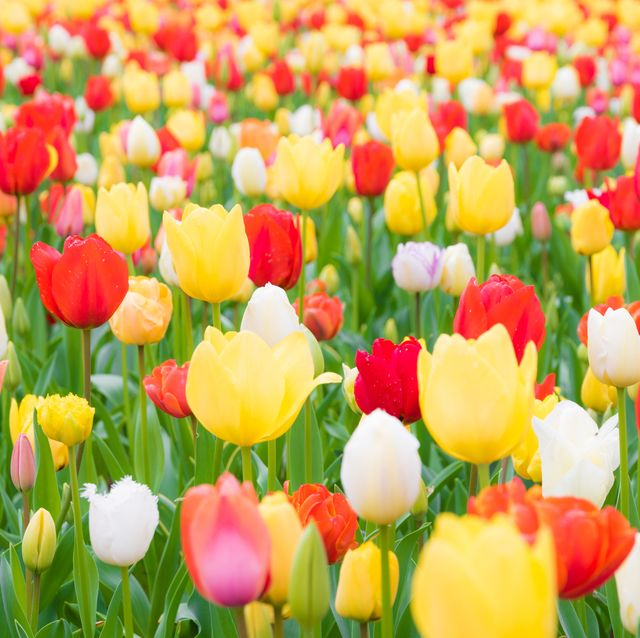
#> input picture imgs/tulips.jpg, 640 x 638 px, found by its file name
$ jupyter execute Color_OpenCV.ipynb
#> lines starting #> are read from the running program, lines starting #| are printed output that depends on the picture; after the words box and inside, x2 and y2 are one past the last pixel; in counts of white or black regions, pixels touching at a corner belong together
# Color Image

[cell 1]
import cv2
import numpy as np
import matplotlib.pyplot as plt

[cell 2]
cimg = plt.imread(r'/Users/angelito/Documents/python_projects/Learn/Learning_OpenCV/imgs/tulips.jpg')
#> cimg is the input picture: shape (638, 640, 3); mean R, G, B 197.5, 161.1, 87.5

[cell 3]
plt.imshow(cimg)

[cell 4]
cimg.shape
#> Out = (638, 640, 3)

[cell 5]
type(cimg)

[cell 6]
cimg.dtype

# OpenCV reads as BGR

[cell 7]
cimg = cv2.imread(r'/Users/angelito/Documents/python_projects/Learn/Learning_OpenCV/imgs/tulips.jpg')
cimg = cimg[:,:,::-1]
R = cimg[:,:,0]
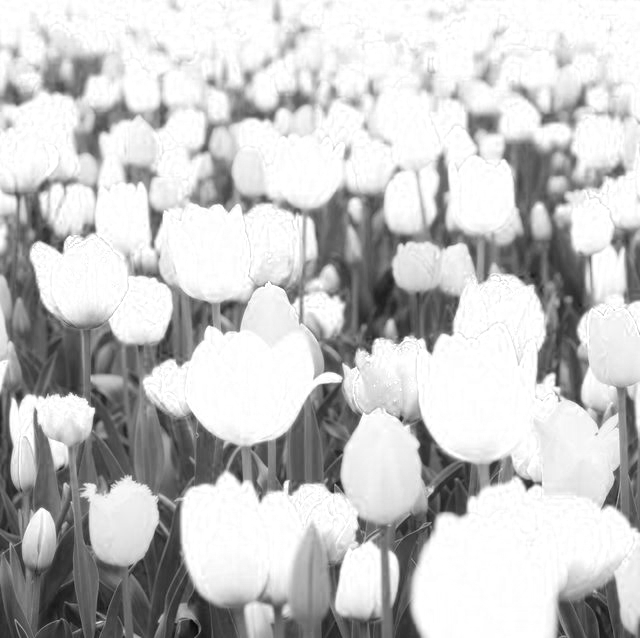
#> R: shape (638, 640); min 6, max 255, mean 197.5
G = cimg[:,:,1]
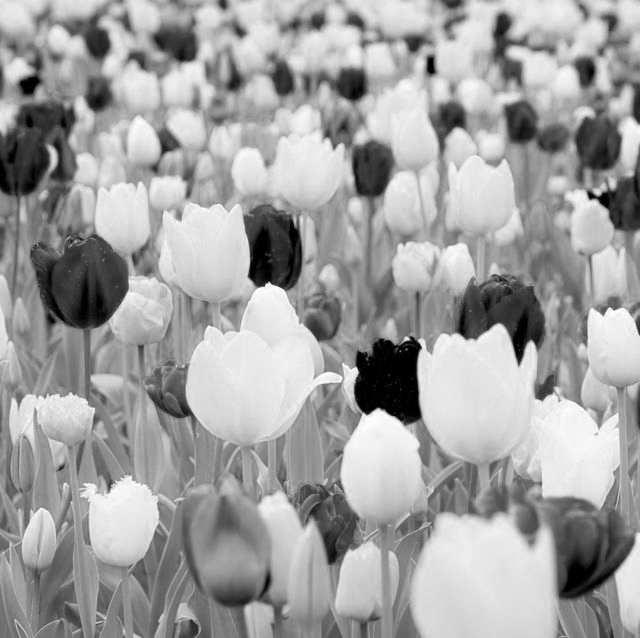
#> G: shape (638, 640); min 0, max 255, mean 161.1
B = cimg[:,:,2]
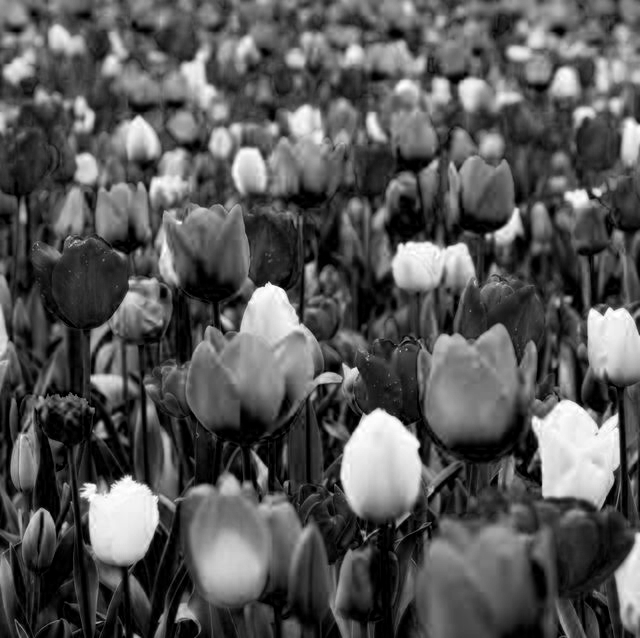
#> B: shape (638, 640); min 0, max 255, mean 87.5

[cell 8]
plt.figure(1)

plt.subplot(231)
plt.imshow(cimg)
plt.xticks([])
plt.yticks([])

plt.subplot(232)
plt.imshow(cimg)
plt.xticks([])
plt.yticks([])

plt.subplot(233)
plt.imshow(cimg)
plt.xticks([])
plt.yticks([])

plt.subplot(234)
plt.imshow(R,cmap='gray')
plt.xticks([])
plt.yticks([])
plt.title('Red')

plt.subplot(235)
plt.imshow(G,cmap='gray')
plt.xticks([])
plt.yticks([])
plt.title('Green')

plt.subplot(236)
plt.imshow(B,cmap='gray')
plt.xticks([])
plt.yticks([])
plt.title('Blue')

plt.show

[cell 9]
R[100:400,100:400] = 100
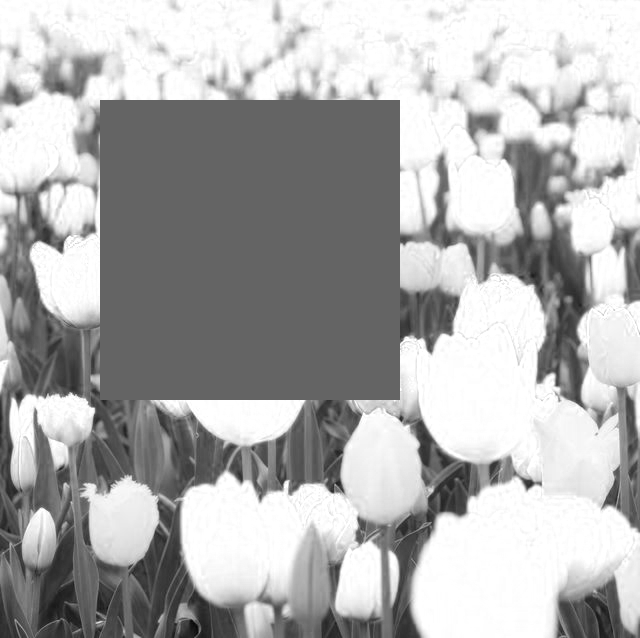
#> R: shape (638, 640); min 6, max 255, mean 174
G[100:400,100:400] = 50
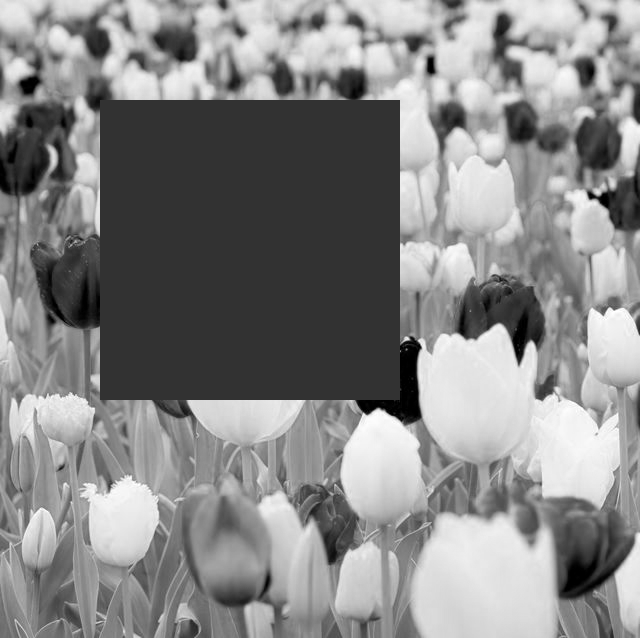
#> G: shape (638, 640); min 0, max 255, mean 135
B[100:400,100:400] = 70
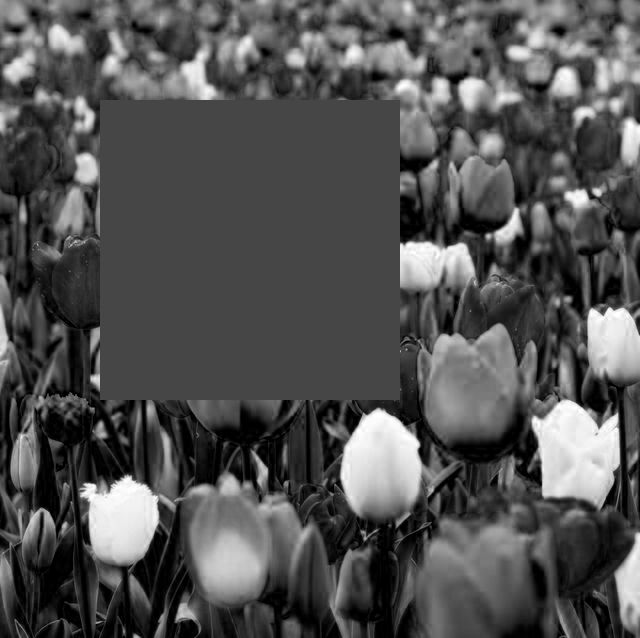
#> B: shape (638, 640); min 0, max 255, mean 82.3
cimg[:,:,0] = R
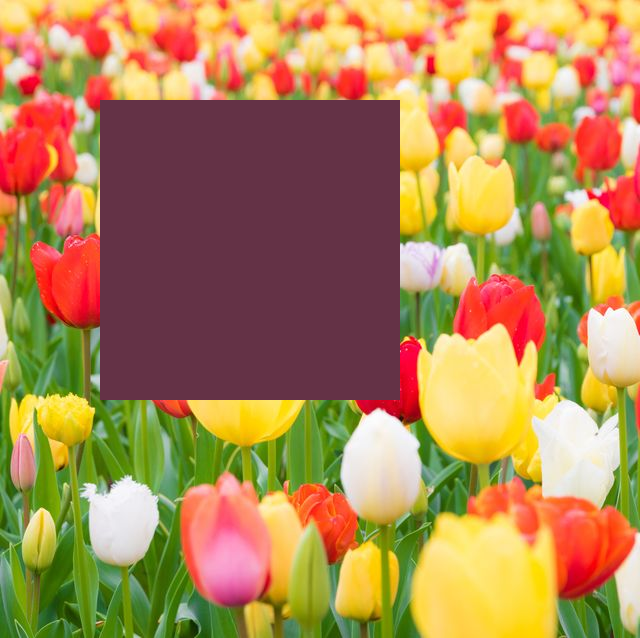
#> cimg: shape (638, 640, 3); mean R, G, B 174, 135, 82.3
cimg[:,:,1] = G
cimg[:,:,2] = B

plt.figure(1)

plt.subplot(231)
plt.imshow(cimg)
plt.xticks([])
plt.yticks([])

plt.subplot(232)
plt.imshow(cimg)
plt.xticks([])
plt.yticks([])

plt.subplot(233)
plt.imshow(cimg)
plt.xticks([])
plt.yticks([])

plt.subplot(234)
plt.imshow(R,cmap='gray')
plt.xticks([])
plt.yticks([])
plt.title('Red')

plt.subplot(235)
plt.imshow(G,cmap='gray')
plt.xticks([])
plt.yticks([])
plt.title('Green')

plt.subplot(236)
plt.imshow(B,cmap='gray')
plt.xticks([])
plt.yticks([])
plt.title('Blue')

plt.show

$ run again, with imgs/eagle_modified.jpg copied over imgs/tulips.jpg
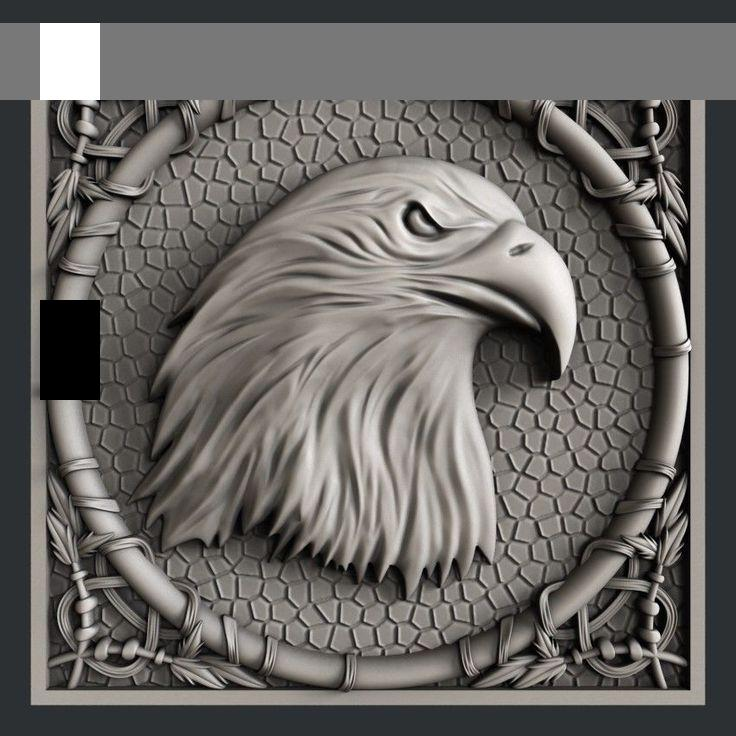
#> input picture imgs/eagle_modified.jpg, 736 x 736 px, found by its file name
#> cimg is the input picture: shape (736, 736, 3); mean R, G, B 105.1, 102.1, 99.2
#> `B[100:400,100:400] = 70`:
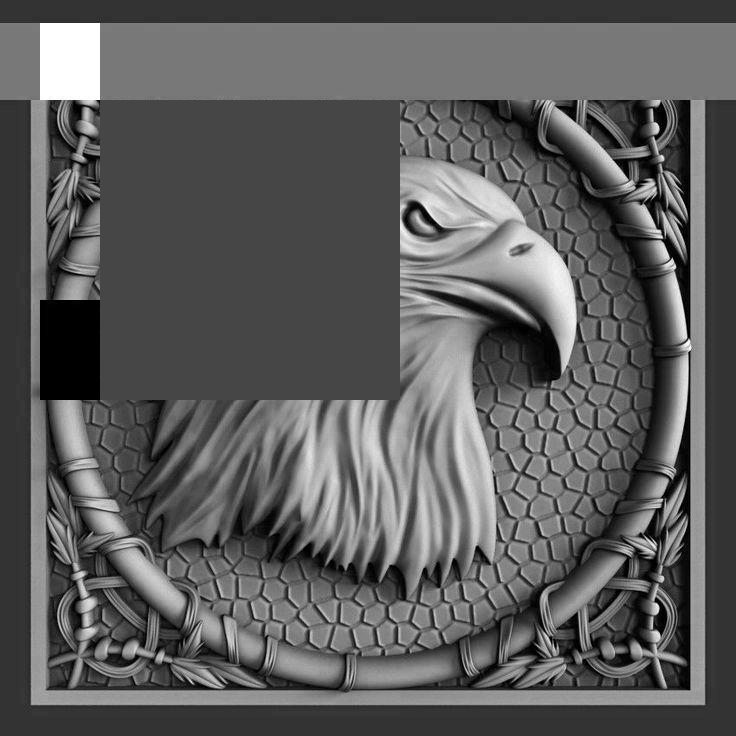
#> B: shape (736, 736); min 0, max 255, mean 92.9
#> `cimg[:,:,0] = R`:
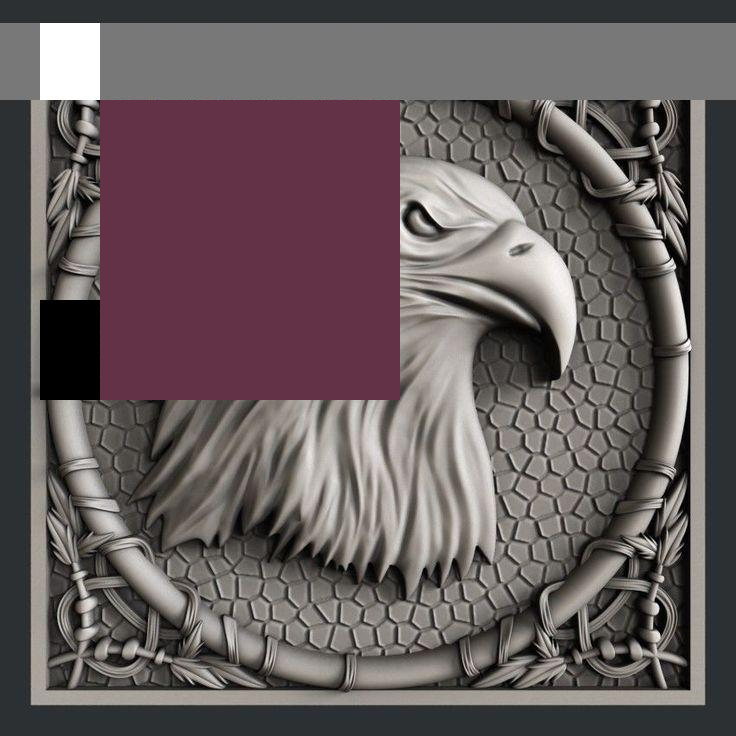
#> cimg: shape (736, 736, 3); 16.61% of pixels changed, all inside (x1, y1, x2, y2) = (100, 100, 400, 400)
